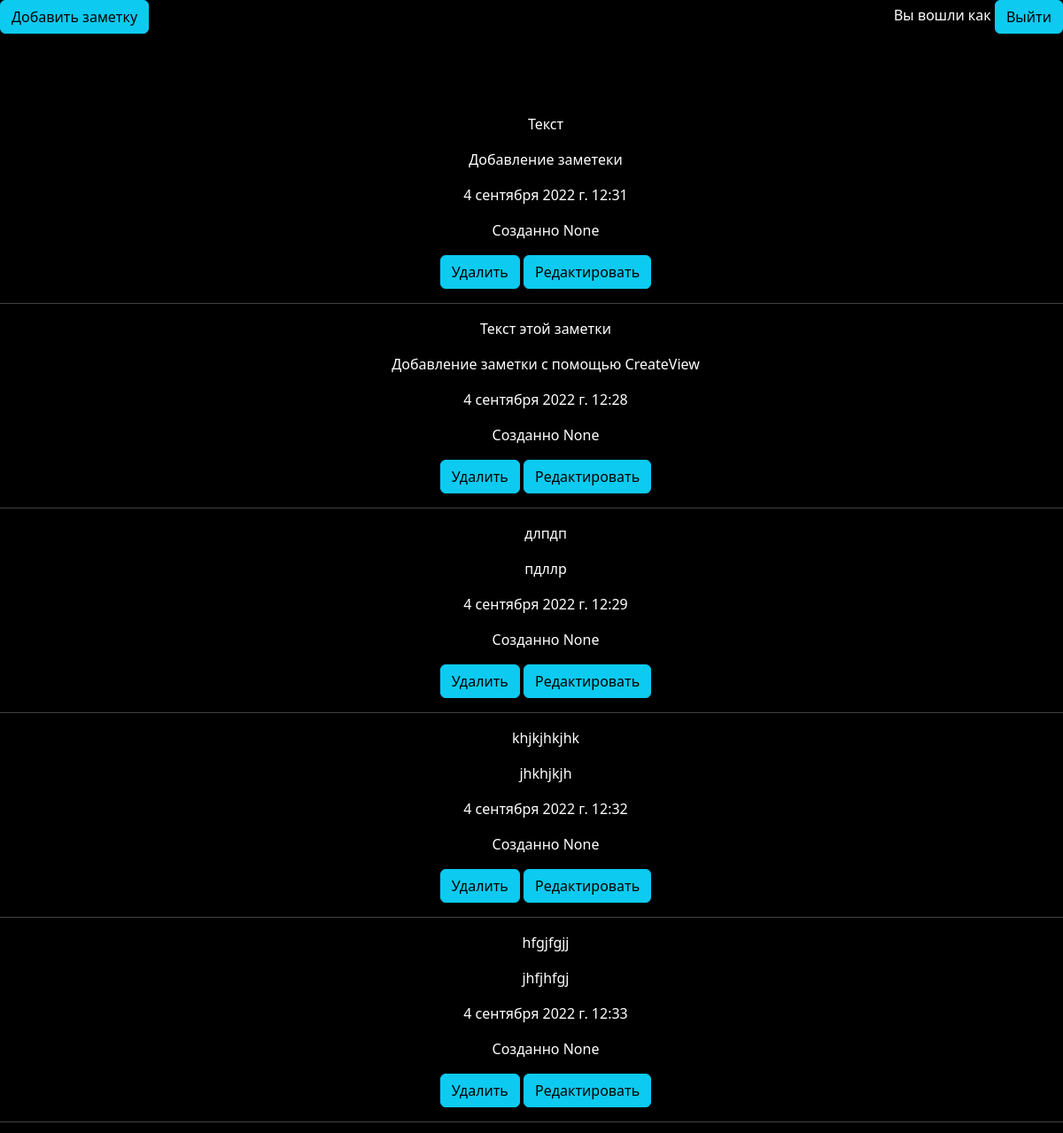
The page /list_of_notes on the database its author committed.
### mynotes/models.py (models this page shows, shortened)
class Notes(models.Model):
    title = models.CharField(max_length = 100)
    note_text = models.TextField()
    date = models.DateTimeField(auto_now = True)
    user = models.ForeignKey(User, on_delete = models.CASCADE, null = True)

### mynotes/views.py (the view)
# urls.py: path('list_of_notes', views.NoteList.as_view(), name = 'list_of_notes'),
class NoteList(ListView):
    model = Notes
    template_name = 'main/list_of_notes.html'

### mynotes/templates/main/list_of_notes.html (shortened to what this page needs)
{% load static %}
<!DOCTYPE html>
<html lang="en">
<head>
    <link rel = "stylesheet" href = "https://cdn.jsdelivr.net/npm/bootstrap@5.2.0/dist/css/bootstrap.min.css">
    <link rel = "stylesheet" href = "{% static 'main/css/main.css' %}">
</head>
<body class = 'back'>
    <main>
        {% block content %}
            <div class = 'exit'>
                <tr>Вы вошли как {{ user.username }}</tr>
                <a href = '{% url "exit" %}' class = 'btn btn-info'>Выйти</a>
            </div>
            <a href = '{% url "create-note" %}' class = 'btn btn-info'>Добавить заметку</a>
            <div class = 'center'>
            {% for item in object_list %}
                <ul>
                <p>{{ item.note_text }}</p>
                <p>{{ item.title }}</p>
                <p>{{ item.date }}</p>
                <p>Созданно {{ item.user }}</p>
                <a href = "{% url 'delete-note' item.id %}" class="btn btn-info">Удалить</a>
                <a href = "{% url 'to-edit' item.id %}" class="btn btn-info">Редактировать</a></ul><hr/>
            {% endfor %}
            </div>
        {% endblock %}
    </main>
</body>
</html>

### mynotes/static/main/css/main.css (style rules this page uses)
body { color: white }
.center { position: absolute; text-align: center; left:0; right:0; margin: 0 auto; top: 10%; }
.back { background-color: rgb(0, 0, 0); }
.exit { position: absolute; right: 0px; }

### rows shown on the page
Notes: note_text "Текст", title "Добавление заметеки", date "4 сентября 2022 г. 12:31", user "None"
Notes: note_text "Текст этой заметки", title "Добавление заметки с помощью CreateView", date "4 сентября 2022 г. 12:28", user "None"
Notes: note_text "длпдп", title "пдллр", date "4 сентября 2022 г. 12:29", user "None"
Notes: note_text "khjkjhkjhk", title "jhkhjkjh", date "4 сентября 2022 г. 12:32", user "None"
Notes: note_text "hfgjfgjj", title "jhfjhfgj", date "4 сентября 2022 г. 12:33", user "None"
